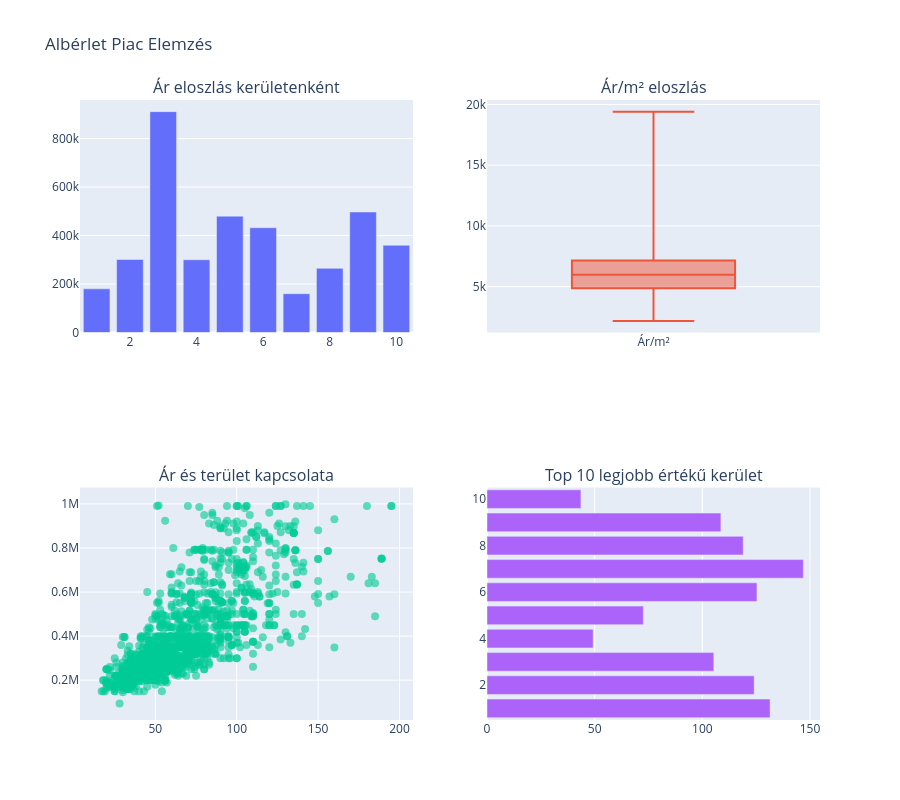

Write notebook code for a chart like this one.
### Code cell
# 6. CELL: Vizualizációk és elemzések
def create_visualizations(df):
    """Vizualizációk létrehozása az albérleti piac elemzéséhez"""
    
    fig = make_subplots(
        rows=2, cols=2,
        subplot_titles=('Ár eloszlás kerületenként', 'Ár/m² eloszlás', 
                       'Ár és terület kapcsolata', 'Top 10 legjobb értékű kerület')
    )
    
    # 1. Ár eloszlás kerületenként
    district_prices = df.groupby('kerület')['price'].mean().sort_values(ascending=False)
    fig.add_trace(
        go.Bar(x=district_prices.index, y=district_prices.values, name='Átlagár'),
        row=1, col=1
    )
    
    # 2. Ár/m² eloszlás
    fig.add_trace(
        go.Box(y=df['price_per_m2'], name='Ár/m²', boxpoints=False),
        row=1, col=2
    )
    
    # 3. Ár és terület kapcsolata
    fig.add_trace(
        go.Scatter(x=df['area_m2'], y=df['price'], mode='markers', 
                  marker=dict(size=8, opacity=0.6), name='Lakások'),
        row=2, col=1
    )
    
    # 4. Legjobb értékű kerületek (ár/érték arány)
    district_value = df.groupby('kerület').apply(
        lambda x: x['price_per_m2'].mean() / x['area_m2'].mean()
    ).sort_values(ascending=True).head(10)
    
    fig.add_trace(
        go.Bar(x=district_value.values, y=district_value.index, 
               orientation='h', name='Érték arány'),
        row=2, col=2
    )
    
    fig.update_layout(height=800, showlegend=False, title_text="Albérlet Piac Elemzés")
    fig.show()
    
    # További statisztikák
    print("📈 Általános statisztikák:")
    print(f"   • Átlagos bérleti díj: {df['price'].mean():,.0f} Ft/hó")
    print(f"   • Átlagos ár/m²: {df['price_per_m2'].mean():,.0f} Ft/m²")
    print(f"   • Medián ár: {df['price'].median():,.0f} Ft/hó")
    print(f"   • Legolcsóbb kerület: {district_prices.idxmin()} ({district_prices.min():,.0f} Ft/hó)")
    print(f"   • Legdrágább kerület: {district_prices.idxmax()} ({district_prices.max():,.0f} Ft/hó)")

# Vizualizációk megjelenítése
if df is not None:
    create_visualizations(df)

### Figure 1 — Plotly figure (JSON) as saved in the notebook; plotly's stock layout.template omitted (floating-point values rounded to 4 significant figures; data arrays with more than 128 entries replaced by an {"elided": "..."} marker saying what was removed)
{"data": [{"name": "Átlagár", "type": "bar", "x": [3.0, 9.0, 5.0, 6.0, 10.0, 2.0, 4.0, 8.0, 1.0, 7.0], "xaxis": "x", "y": [911000.0, 497000.0, 479800.0, 432200.0, 360000.0, 301200.0, 300000.0, 264500.0, 180000.0, 160000.0], "yaxis": "y"}, {"boxpoints": false, "name": "Ár/m²", "type": "box", "xaxis": "x2", "y": {"elided": "1443 float values"}, "yaxis": "y2"}, {"marker": {"opacity": 0.6, "size": 8}, "mode": "markers", "name": "Lakások", "type": "scatter", "x": {"elided": "1443 float values"}, "xaxis": "x3", "y": {"elided": "1443 float values"}, "yaxis": "y3"}, {"name": "Érték arány", "orientation": "h", "type": "bar", "x": [43.62, 49.31, 72.61, 105.3, 108.6, 119.0, 124.1, 125.4, 131.5, 146.9], "xaxis": "x4", "y": [10.0, 4.0, 5.0, 3.0, 9.0, 8.0, 2.0, 6.0, 1.0, 7.0], "yaxis": "y4"}], "layout": {"annotations": [{"font": {"size": 16}, "showarrow": false, "text": "Ár eloszlás kerületenként", "x": 0.225, "xanchor": "center", "xref": "paper", "y": 1, "yanchor": "bottom", "yref": "paper"}, {"font": {"size": 16}, "showarrow": false, "text": "Ár/m² eloszlás", "x": 0.775, "xanchor": "center", "xref": "paper", "y": 1, "yanchor": "bottom", "yref": "paper"}, {"font": {"size": 16}, "showarrow": false, "text": "Ár és terület kapcsolata", "x": 0.225, "xanchor": "center", "xref": "paper", "y": 0.375, "yanchor": "bottom", "yref": "paper"}, {"font": {"size": 16}, "showarrow": false, "text": "Top 10 legjobb értékű kerület", "x": 0.775, "xanchor": "center", "xref": "paper", "y": 0.375, "yanchor": "bottom", "yref": "paper"}], "height": 800, "showlegend": false, "title": {"text": "Albérlet Piac Elemzés"}, "xaxis": {"anchor": "y", "domain": [0, 0.45]}, "xaxis2": {"anchor": "y2", "domain": [0.55, 1]}, "xaxis3": {"anchor": "y3", "domain": [0, 0.45]}, "xaxis4": {"anchor": "y4", "domain": [0.55, 1]}, "yaxis": {"anchor": "x", "domain": [0.625, 1]}, "yaxis2": {"anchor": "x2", "domain": [0.625, 1]}, "yaxis3": {"anchor": "x3", "domain": [0, 0.375]}, "yaxis4": {"anchor": "x4", "domain": [0, 0.375]}}}
